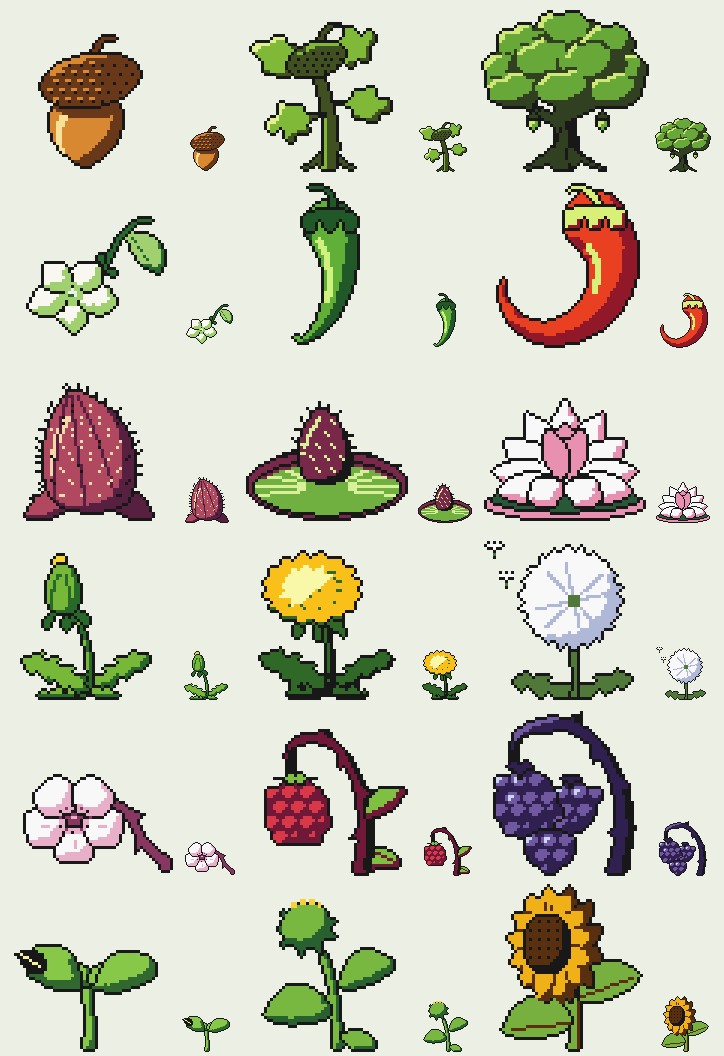

Write Python code to recreate this figure.
"""All 18 fronts at 3x + 1x, one line per row (comparison sheet)."""
import sys, importlib
from PIL import Image
sys.path.insert(0, '.')
import build
Z = 3
rows = [importlib.import_module(n) for n in build.LINE_NAMES]
im = Image.new('RGBA', (3 * (56 * Z + 70) + 10, len(rows) * (56 * Z + 8)), (236, 240, 228, 255))
for r, mod in enumerate(rows):
    for k, id_ in enumerate(mod.IDS):
        f = mod.make(id_)['front']
        x, y = 5 + k * (56 * Z + 70), r * (56 * Z + 8) + 4
        im.alpha_composite(f.resize((56 * Z,) * 2, Image.NEAREST), (x, y))
        im.alpha_composite(f, (x + 56 * Z + 6, y + 56 * Z - 56))
im.save('fronts.png')
